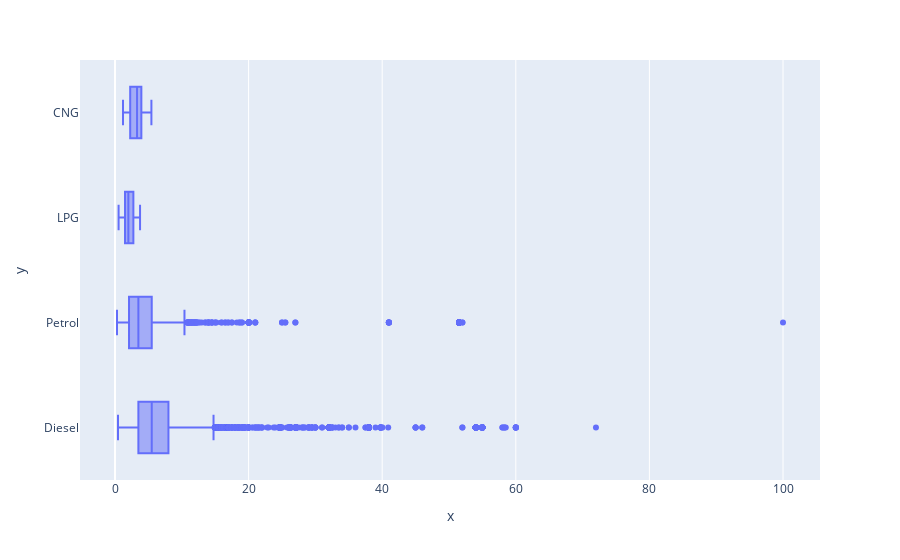

Notebook code for this chart:
### Code cell
plx.box(y=df['fuel'],x=df['selling_price'])

### Figure 1 — Plotly figure (JSON) as saved in the notebook; plotly's stock layout.template omitted (floating-point values rounded to 4 significant figures; data arrays with more than 128 entries replaced by an {"elided": "..."} marker saying what was removed)
{"data": [{"alignmentgroup": "True", "hovertemplate": "x=%{x}<br>y=%{y}<extra></extra>", "legendgroup": "", "marker": {"color": "#636efa"}, "name": "", "notched": false, "offsetgroup": "", "orientation": "h", "showlegend": false, "type": "box", "x": {"elided": "7901 float values"}, "x0": " ", "xaxis": "x", "y": {"elided": "7901 str values"}, "y0": " ", "yaxis": "y"}], "layout": {"boxmode": "group", "legend": {"tracegroupgap": 0}, "margin": {"t": 60}, "xaxis": {"anchor": "y", "domain": [0, 1], "title": {"text": "x"}}, "yaxis": {"anchor": "x", "domain": [0, 1], "title": {"text": "y"}}}}
